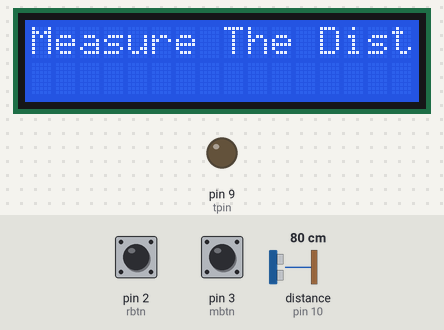
This sketch was run on a simulated Arduino Uno, built with avr-gcc and run on an emulated ATmega328P. Shown: 16×2 character LCD, output pins drawn as LEDs (lit = HIGH). Inputs (shaded band) come from the test bench; at power-on: pin 3 (mbtn) HIGH, pin 2 (rbtn) HIGH, distance to the obstacle (sensor on pin 10) 80 cm. The echo pulse lasts 58.3 µs per cm.

Above: at 4.3 s.
4.4 s: pin 3 (mbtn) pulled LOW for 0.15 s
At 6.5 s:
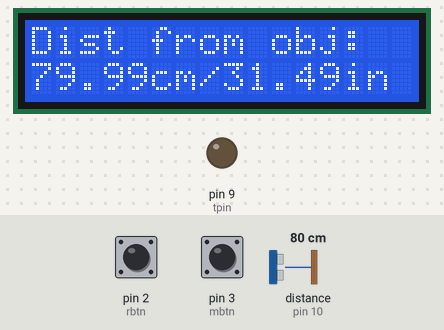
6.9 s: pin 2 (rbtn) pulled LOW for 0.15 s
At 8.1 s:
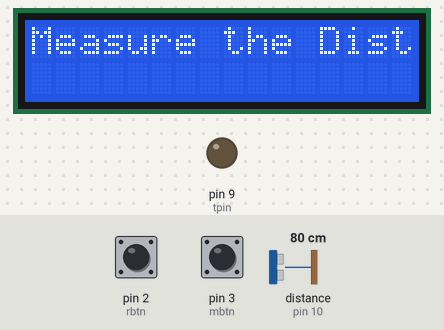
8.5 s: pin 3 (mbtn) pulled LOW for 1 s
At 9.3 s:
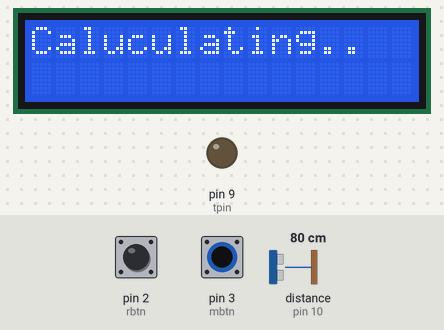
11.0 s: pin 2 (rbtn) pulled LOW for 1 s
At 11.4 s:
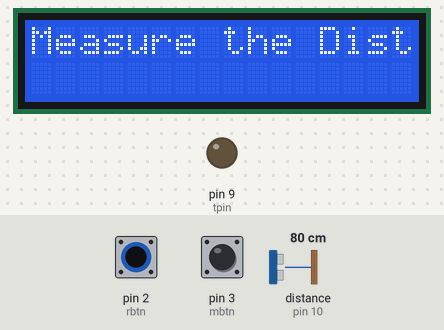
Timing chart, 0 to 14.0 s (numbered marks = the images above; inputs shaded):
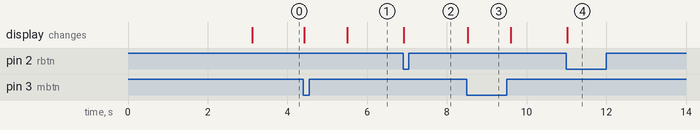

The sketch:

EchoLock_v_001.ino
```cpp
#include <Wire.h>
#include <LiquidCrystal_I2C.h>
LiquidCrystal_I2C lcd(0x27, 16, 2);
const int tpin = 9;
const int epin = 10;
const int mbtn = 3;
const int rbtn = 2;
bool measured = false;
float getDistance() {
  digitalWrite(tpin, LOW);
  delayMicroseconds(2);
  digitalWrite(tpin, HIGH);
  delayMicroseconds(10);
  digitalWrite(tpin, LOW);
  long tot = pulseIn(epin, HIGH, 30000);
  return (tot * 0.0343) / 2.0;
}
void setup() {
  pinMode(tpin, OUTPUT);
  pinMode(epin, INPUT);
  pinMode(mbtn, INPUT_PULLUP);
  pinMode(rbtn, INPUT_PULLUP);
  lcd.init();
  lcd.backlight();
  lcd.setCursor(0, 0);
  lcd.print("== Welcome to ==");
  lcd.setCursor(0, 1);
  lcd.print("=== EchoLock ===");
  delay(3000);
  lcd.clear();
  lcd.print("Measure The Dist");
}
void loop() {
  if (!measured && digitalRead(mbtn)==LOW) {
    float sum = 0;
    lcd.clear();
    lcd.print("Caluculating..");
    for (int i = 0; i < 10; i++) {
      sum += getDistance();
      delay(100);
    }
    float avgdist = sum/10.0;
    float cms = avgdist/1;
    float ins = avgdist/2.54;
    lcd.clear();
    lcd.setCursor(0, 0);
    lcd.print("Dist from obj:");
    lcd.setCursor(0, 1);
    lcd.print(cms);
    lcd.print("cm/");
    lcd.print(ins);
    lcd.print("in");
    measured = true;
    delay(300);
  }
  if (digitalRead(rbtn) == LOW) {
    measured = false;
    lcd.clear();
    lcd.print("Measure the Dist:");
    delay(300);
  }
}
```

Measured:
- after the input at 4.4 s, the display: first changes at once (image 1 shows a later state)
- after the input at 6.9 s, the display: changes at once (image 2)
- after the input at 8.5 s, the display: changes at once (image 3)
- after the input at 11.0 s, the display: changes at once (image 4)
